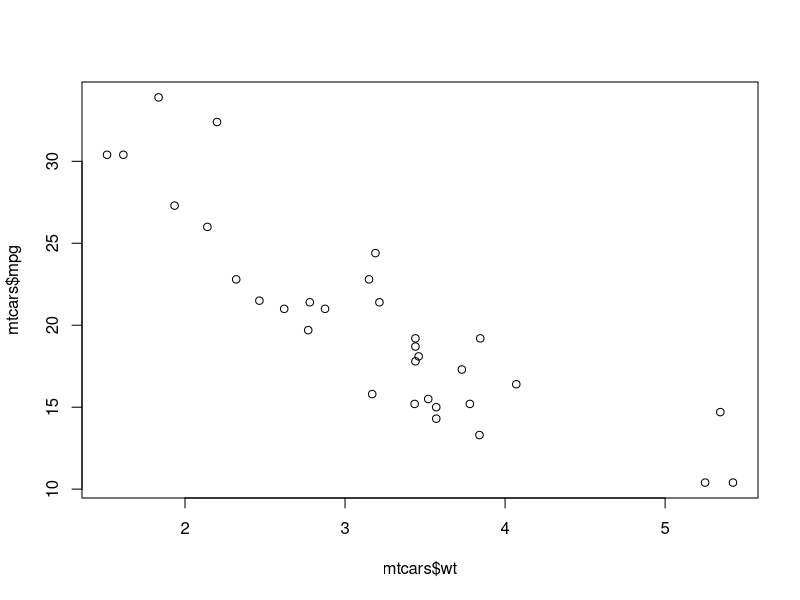
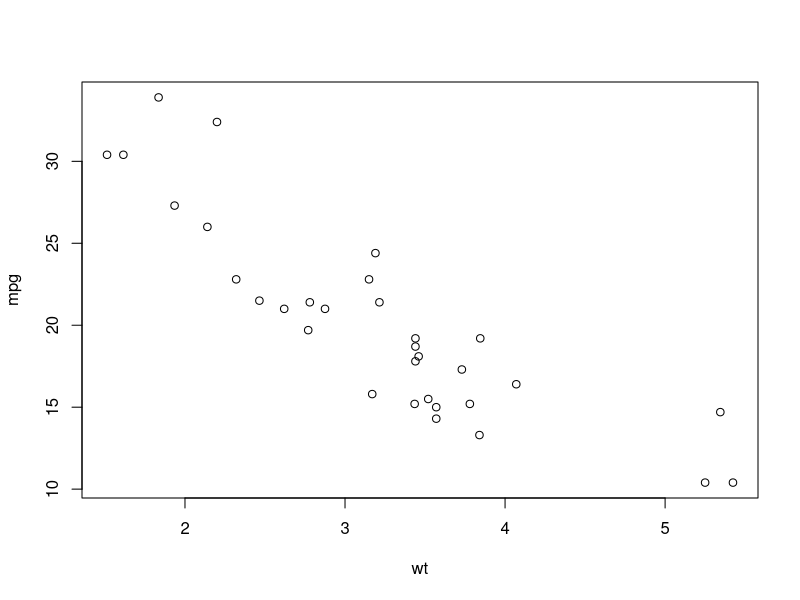
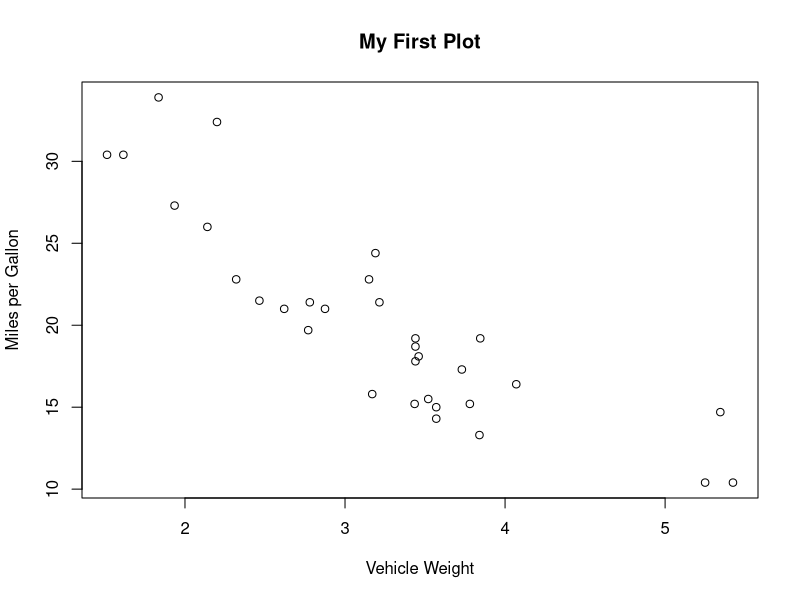
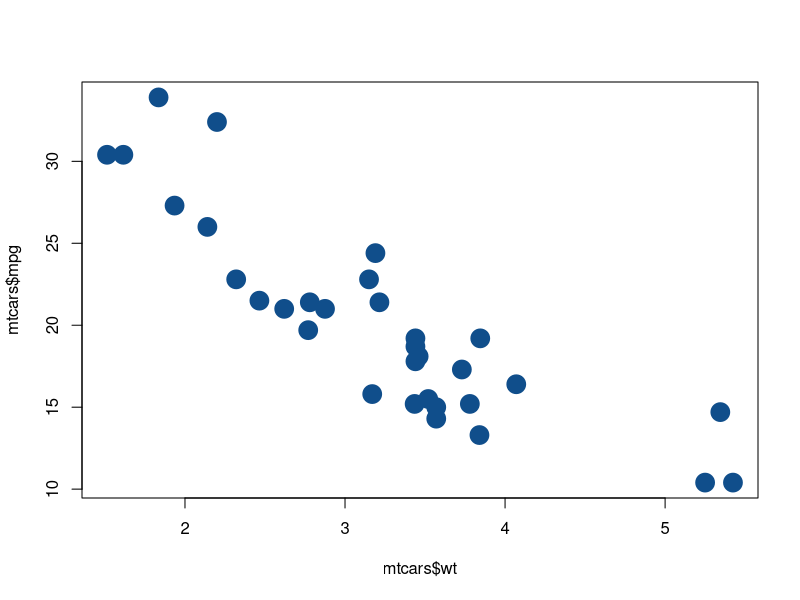
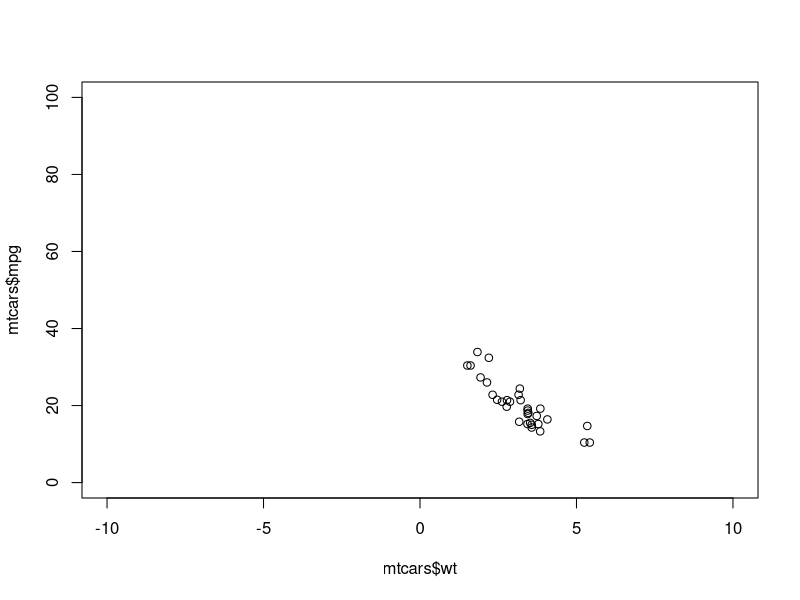
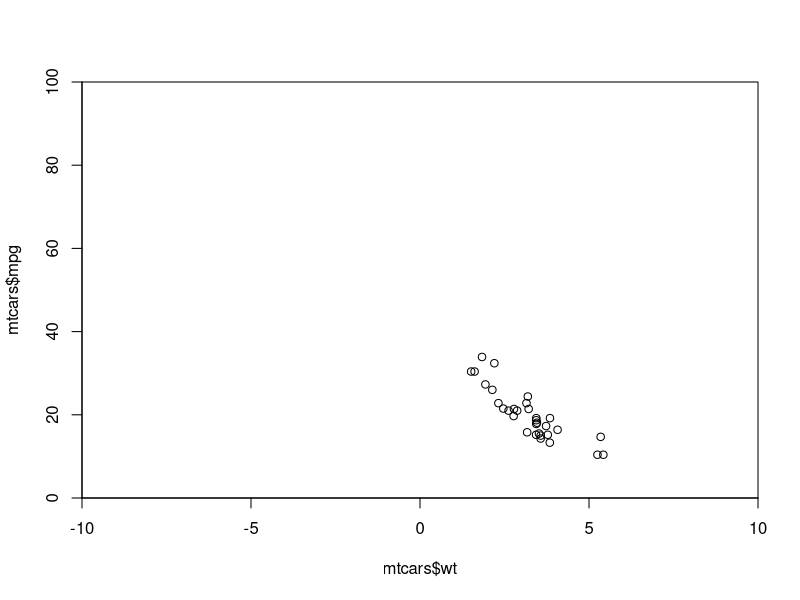
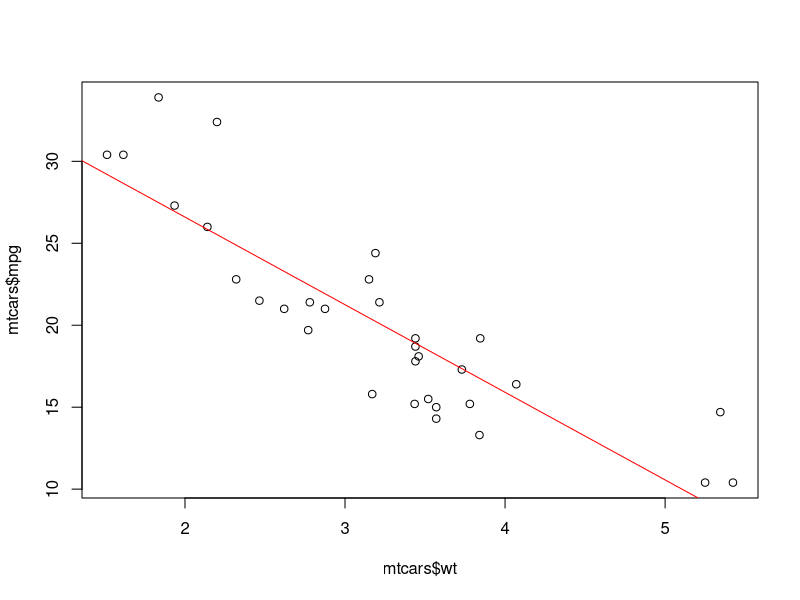
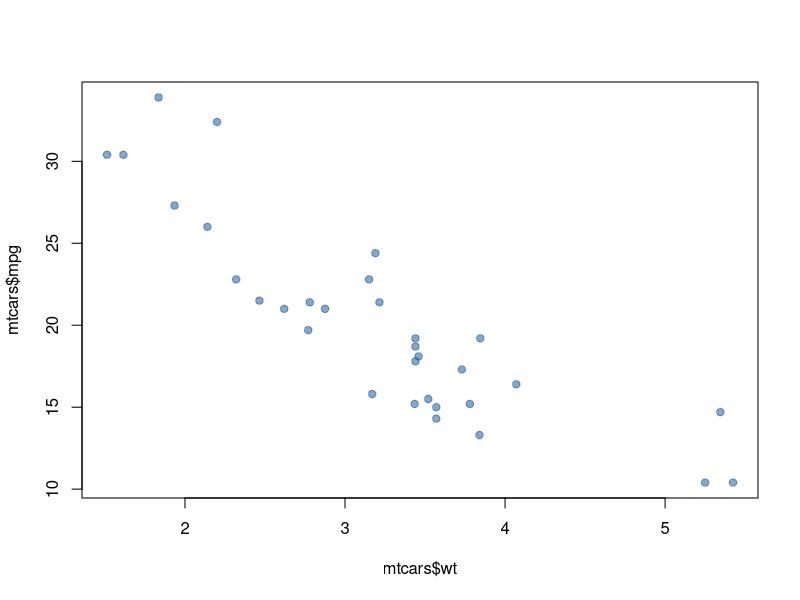

Reproduce these figures in R, in order.
# Plotting
    data(mtcars)

    # basic scatterplot
    plot(x=mtcars$wt, y=mtcars$mpg)
    
    # same thing with formula syntax
    plot(mpg ~ wt, data=mtcars)
    
    # labeling axes and the title
    plot(x=mtcars$wt, y=mtcars$mpg,
         xlab = "Vehicle Weight",
         ylab = "Miles per Gallon",
         main = "My First Plot")
    
    # change the point character, color, and size
    plot(x=mtcars$wt, y=mtcars$mpg,
         col = "dodgerblue4", pch = 19, cex = 2.5)
    
    # change the axis limits
    plot(x=mtcars$wt, y=mtcars$mpg,
         xlim = c(-10, 10), 
         ylim = c(0, 100))
    
    # omit that "buffer space" next to axes
    plot(x=mtcars$wt, y=mtcars$mpg,
         xlim = c(-10, 10), 
         ylim = c(0, 100), 
         yaxs="i", xaxs="i")
    
    # add a line to a plot
    plot(x=mtcars$wt, y=mtcars$mpg)
    
        out <- lm(mpg ~ wt, data=mtcars)    
        coef(out)
        
    abline(coef(out), col="red")
    
    # use alpha function from scales package to make points transparent
    plot(x=mtcars$wt, y=mtcars$mpg, pch=19,
         col = scales::alpha("dodgerblue4", alpha=0.5))
    
    # put it together
    plot(x = log(mtcars$wt), 
         y = mtcars$mpg,
         xlab = "Log Vehicle Weight",
         ylab = "Miles per Gallon",
         main = "Plot with Reg Line",
         pch  = 19,
         col  = scales::alpha("dodgerblue4",0.8),
         xlim = c(0,2),
         ylim = c(0, 40),
         yaxs="i", xaxs="i")

    out <- lm(mpg ~ log(wt), data=mtcars)
    abline(coef(out), col="forestgreen", lwd=2)

    
    # color by number
    mtcars$cyl <- paste(mtcars$cyl, "cyl")
    table(mtcars$cyl)
    as.factor(mtcars$cyl)
    as.integer(as.factor(mtcars$cyl))
    
    colvec <- c("red", "blue", "green")
    colvec[as.factor(mtcars$cyl)]
    
    mtcars$cyl <- as.factor(mtcars$cyl)
    
    plot(x = log(mtcars$wt), 
         y = mtcars$mpg,
         pch = 19,
         col = colvec[mtcars$cyl])
    
    fancy <- c("dodgerblue4", "firebrick", "seagreen4")
    
    plot(x = log(mtcars$wt), 
         y = mtcars$mpg,
         pch=19,
         col = fancy[mtcars$cyl]  )
    
# histograms
    
    somedata <- rnorm(1000, mean=3, sd=5)
    
    hist(somedata)
    
    hist(somedata, col="dodgerblue3", border="grey", main="Title", xlab="Random Draws", ylab="", breaks=50)
    hist(somedata, col="dodgerblue3", border="grey", main="Title", xlab="Random Draws", ylab="", breaks=-25:25)
    
    abline(v=mean(somedata), col="red", lwd=3)
    abline(v=3, col="black", lty=4, lwd=3)
    
    text(3.1, 80, "True Mean = 3", col="red", pos=4)
    
    
## PRACTICE QUESTIONS
    
    #1. Use the 'diamonds' dataset in the 'ggplot2' package to make the following plot:
    #     x is 'log(carat)'
    #     y is 'log(price)'
    #     color the points with a different color for each level of 'clarity'
    #     (you may find that transparency is nice addition here)
    #     use pch to change the point character to a filled-in circle
    #     use cex to make the points small
    #     be sure to label the x-axis and y-axis, and add a title
    #
    #   Run a regression of log(price) on log(carat) using the diamonds dataset and plot
    #   the fitted regression line on the plot. Use the 'lwd' argument  to make the line 
    #   thicker and more noticeable.
    
    data(diamonds, package="ggplot2")
    str(diamonds)    
    
    
    
    


## CHALLENGE QUESTION

    data(mtcars)

    # A colleague sends you this figure: "heavier cars lose about 7 mpg per
    # 1000 lbs -- you can see it in the fitted line."

    plot(x = mtcars$wt, y = mtcars$mpg,
         pch = 19, col = "dodgerblue4",
         xlim = c(1, 4), ylim = c(10, 35),
         xlab = "Weight (1000 lbs)",
         ylab = "Miles per Gallon",
         main = "MPG vs Weight")

    out <- lm(mpg ~ wt, data = mtcars)
    abline(coef(out), col = "firebrick", lwd = 2)

    #   a) Count the points you can see. Now run nrow(mtcars). Reconcile the two
    #      numbers, and say what R printed to warn you that they differ.
    #   b) The red line is not fitted to the points on the plot. Report the slope
    #      of the line that IS drawn, and the slope of a line fitted only to the
    #      cars visible inside the axis limits. One of them is about -7.
    #   c) So the colleague's sentence describes the data you cannot see, using a
    #      line drawn from data that includes it. Which slope belongs on this
    #      figure as drawn? Defend your choice in one sentence.
    #   d) Redraw the figure so it is honest about all 32 cars. There is more than
    #      one defensible fix -- choose one and state what it costs the reader.
    #   e) Why is this class of bug worse in a plot than in a table?
